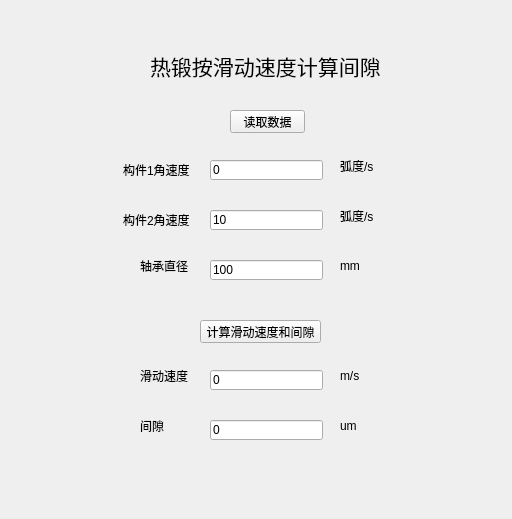
<?xml version="1.0" encoding="UTF-8"?>
<ui version="4.0">
 <class>Form</class>
 <widget class="QWidget" name="Form">
  <property name="geometry">
   <rect>
    <x>0</x>
    <y>0</y>
    <width>512</width>
    <height>519</height>
   </rect>
  </property>
  <property name="windowTitle">
   <string>Form</string>
  </property>
  <widget class="QPushButton" name="pushButton">
   <property name="geometry">
    <rect>
     <x>230</x>
     <y>110</y>
     <width>75</width>
     <height>23</height>
    </rect>
   </property>
   <property name="text">
    <string>读取数据</string>
   </property>
  </widget>
  <widget class="QLabel" name="label">
   <property name="geometry">
    <rect>
     <x>123</x>
     <y>160</y>
     <width>71</width>
     <height>20</height>
    </rect>
   </property>
   <property name="text">
    <string>构件1角速度</string>
   </property>
  </widget>
  <widget class="QLineEdit" name="lineEdit">
   <property name="geometry">
    <rect>
     <x>210</x>
     <y>160</y>
     <width>113</width>
     <height>20</height>
    </rect>
   </property>
   <property name="text">
    <string>0</string>
   </property>
  </widget>
  <widget class="QLabel" name="label_2">
   <property name="geometry">
    <rect>
     <x>340</x>
     <y>160</y>
     <width>54</width>
     <height>12</height>
    </rect>
   </property>
   <property name="text">
    <string>弧度/s</string>
   </property>
  </widget>
  <widget class="QLabel" name="label_3">
   <property name="geometry">
    <rect>
     <x>123</x>
     <y>210</y>
     <width>71</width>
     <height>20</height>
    </rect>
   </property>
   <property name="text">
    <string>构件2角速度</string>
   </property>
  </widget>
  <widget class="QLineEdit" name="lineEdit_2">
   <property name="geometry">
    <rect>
     <x>210</x>
     <y>210</y>
     <width>113</width>
     <height>20</height>
    </rect>
   </property>
   <property name="text">
    <string>10</string>
   </property>
  </widget>
  <widget class="QLabel" name="label_4">
   <property name="geometry">
    <rect>
     <x>340</x>
     <y>210</y>
     <width>54</width>
     <height>12</height>
    </rect>
   </property>
   <property name="text">
    <string>弧度/s</string>
   </property>
  </widget>
  <widget class="QLabel" name="label_5">
   <property name="geometry">
    <rect>
     <x>340</x>
     <y>260</y>
     <width>54</width>
     <height>12</height>
    </rect>
   </property>
   <property name="text">
    <string>mm</string>
   </property>
  </widget>
  <widget class="QLineEdit" name="lineEdit_3">
   <property name="geometry">
    <rect>
     <x>210</x>
     <y>260</y>
     <width>113</width>
     <height>20</height>
    </rect>
   </property>
   <property name="text">
    <string>100</string>
   </property>
  </widget>
  <widget class="QLabel" name="label_6">
   <property name="geometry">
    <rect>
     <x>140</x>
     <y>260</y>
     <width>54</width>
     <height>12</height>
    </rect>
   </property>
   <property name="text">
    <string>轴承直径</string>
   </property>
  </widget>
  <widget class="QPushButton" name="pushButton_2">
   <property name="geometry">
    <rect>
     <x>200</x>
     <y>320</y>
     <width>121</width>
     <height>23</height>
    </rect>
   </property>
   <property name="text">
    <string>计算滑动速度和间隙</string>
   </property>
  </widget>
  <widget class="QLabel" name="label_7">
   <property name="geometry">
    <rect>
     <x>140</x>
     <y>370</y>
     <width>54</width>
     <height>12</height>
    </rect>
   </property>
   <property name="text">
    <string>滑动速度</string>
   </property>
  </widget>
  <widget class="QLineEdit" name="lineEdit_4">
   <property name="geometry">
    <rect>
     <x>210</x>
     <y>370</y>
     <width>113</width>
     <height>20</height>
    </rect>
   </property>
   <property name="text">
    <string>0</string>
   </property>
  </widget>
  <widget class="QLabel" name="label_8">
   <property name="geometry">
    <rect>
     <x>340</x>
     <y>370</y>
     <width>54</width>
     <height>12</height>
    </rect>
   </property>
   <property name="text">
    <string>m/s</string>
   </property>
  </widget>
  <widget class="QLabel" name="label_9">
   <property name="geometry">
    <rect>
     <x>140</x>
     <y>420</y>
     <width>54</width>
     <height>12</height>
    </rect>
   </property>
   <property name="text">
    <string>间隙</string>
   </property>
  </widget>
  <widget class="QLineEdit" name="lineEdit_5">
   <property name="geometry">
    <rect>
     <x>210</x>
     <y>420</y>
     <width>113</width>
     <height>20</height>
    </rect>
   </property>
   <property name="text">
    <string>0</string>
   </property>
  </widget>
  <widget class="QLabel" name="label_10">
   <property name="geometry">
    <rect>
     <x>340</x>
     <y>420</y>
     <width>54</width>
     <height>12</height>
    </rect>
   </property>
   <property name="text">
    <string>um</string>
   </property>
  </widget>
  <widget class="QLabel" name="label_11">
   <property name="geometry">
    <rect>
     <x>150</x>
     <y>50</y>
     <width>241</width>
     <height>31</height>
    </rect>
   </property>
   <property name="text">
    <string>&lt;html&gt;&lt;head/&gt;&lt;body&gt;&lt;p&gt;&lt;span style=&quot; font-size:16pt;&quot;&gt;热锻按滑动速度计算间隙&lt;/span&gt;&lt;/p&gt;&lt;/body&gt;&lt;/html&gt;</string>
   </property>
  </widget>
 </widget>
 <resources/>
 <connections>
  <connection>
   <sender>pushButton</sender>
   <signal>clicked()</signal>
   <receiver>Form</receiver>
   <slot>dkaisv()</slot>
   <hints>
    <hint type="sourcelabel">
     <x>273</x>
     <y>116</y>
    </hint>
    <hint type="destinationlabel">
     <x>393</x>
     <y>96</y>
    </hint>
   </hints>
  </connection>
  <connection>
   <sender>pushButton_2</sender>
   <signal>clicked()</signal>
   <receiver>Form</receiver>
   <slot>jisuanjianxi()</slot>
   <hints>
    <hint type="sourcelabel">
     <x>258</x>
     <y>334</y>
    </hint>
    <hint type="destinationlabel">
     <x>413</x>
     <y>304</y>
    </hint>
   </hints>
  </connection>
 </connections>
 <slots>
  <slot>dkaisv()</slot>
  <slot>jisuanjianxi()</slot>
 </slots>
</ui>
